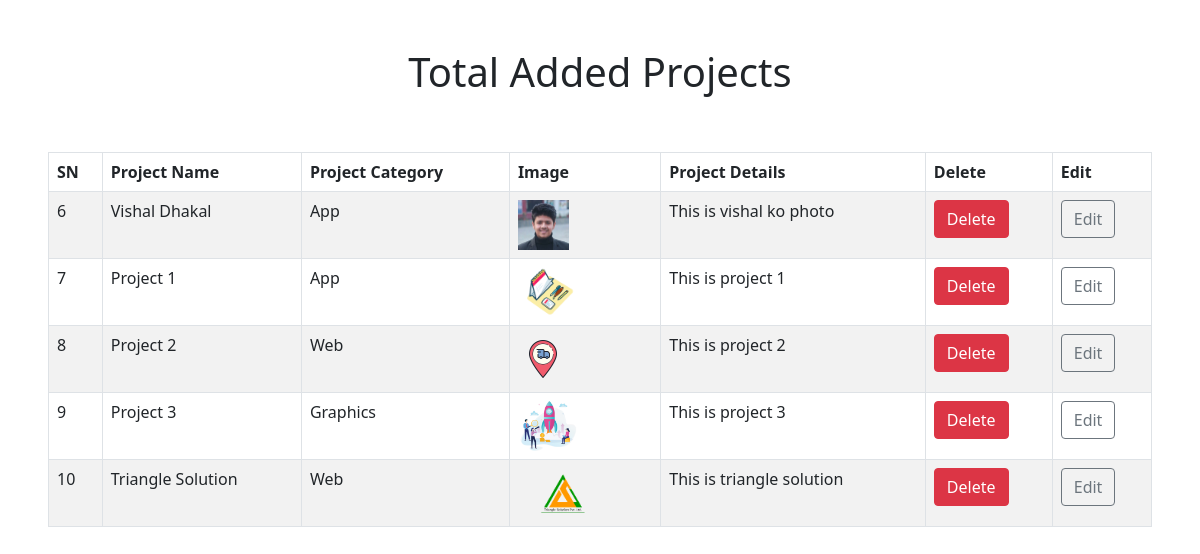
/view_projects.php, run on the app's committed database.
### tables this page shows
CREATE TABLE `project` (
  `p_id` int(11) NOT NULL,
  `p_name` varchar(255) NOT NULL,
  `p_category` varchar(255) NOT NULL,
  `p_image` varchar(255) NOT NULL,
  `p_details` varchar(255) NOT NULL
);

### view_projects.php (the view, shortened to what this page needs)
<html lang="en">
  <head>
    <link href="https://cdn.jsdelivr.net/npm/bootstrap@5.0.2/dist/css/bootstrap.min.css" rel="stylesheet">
  </head>
  <body>
  <div class="px-5">
  <h1 class="text-center py-5">Total Added Projects</h1>
  <table class="table table-striped table-bordered" >
  <thead>
    <tr>
      <th>SN</th>
      <th>Project Name</th>
      <th>Project Category</th>
      <th>Image</th>
      <th>Project Details</th>
      <th>Delete</th>
      <th>Edit</th>
    </tr>
  </thead>
  <tbody>
  <?php
$conn = mysqli_connect('localhost','root','','youtubetest');
$select = "SELECT * FROM project";
$run = mysqli_query($conn,$select);
while($row_project = mysqli_fetch_array($run)){
    $p_id = $row_project['p_id'];
    $p_name = $row_project['p_name'];
    $p_category = $row_project['p_category'];
    $p_image = $row_project['p_image'];
    $p_details = $row_project['p_details'];
  ?>
    <tr>
      <td><?php echo $p_id; ?></td>
      <td><?php echo $p_name; ?></td>
      <td><?php echo $p_category; ?></td>
      <td><img src="uploads/<?php echo $p_image; ?>" height = "50px"></td>
      <td><?php echo $p_details; ?></td>
      <td><a class="btn btn-danger" href="view_projects.php?del=<?php echo $p_id; ?>">Delete</a> </td>
      <td><a class="btn btn-outline-secondary" href="edit_projects.php?edit=<?php echo $p_id; ?>">Edit</a> </td>
    </tr>
<?php  } ?>
  </tbody>
</table>
</div>
  </body>
</html>

### data on the page
project: p_id "6", p_name "Vishal Dhakal", p_category "App", p_image (picture), p_details "This is vishal ko photo"
project: p_id "7", p_name "Project 1", p_category "App", p_image (picture), p_details "This is project 1"
project: p_id "8", p_name "Project 2", p_category "Web", p_image (picture), p_details "This is project 2"
project: p_id "9", p_name "Project 3", p_category "Graphics", p_image (picture), p_details "This is project 3"
project: p_id "10", p_name "Triangle Solution", p_category "Web", p_image (picture), p_details "This is triangle solution"
